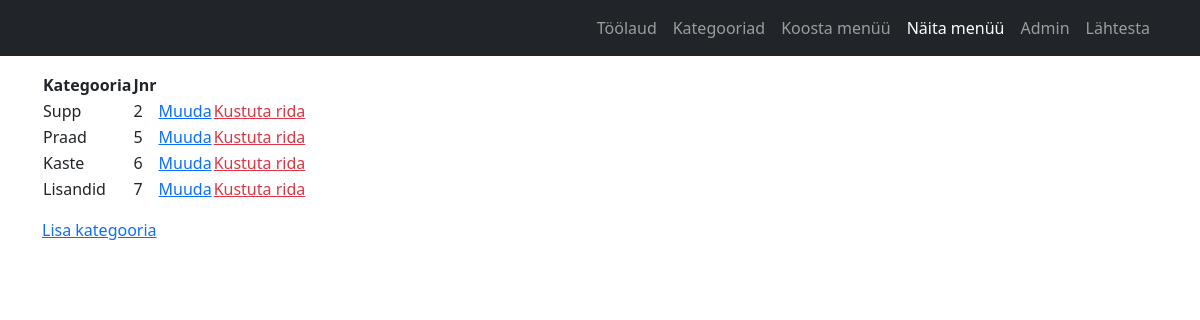
The page /bistrooapp_admin/category/ on the database its author committed.
### bistrooapp_admin/models.py (models this page shows, shortened)
class Category(models.Model):
    category_name = models.CharField(max_length=100, unique=True)
    category_sort_id = models.PositiveIntegerField()
    class Meta: # on Country alam klass
        ordering = ["category_sort_id"]  # sorteerib tabeli
        verbose_name_plural = "categori_names" # et nätaks mitmuses

### bistrooapp_admin/views.py (the view)
# urls.py: path("category/", views.CategoryListView.as_view(), name="category"),
class CategoryListView(ListView):
    template_name = "bistrooapp_admin/category.html"
    model = Category
    context_object_name = "categories"

### bistrooapp_admin/templates/bistrooapp_admin/category.html (shortened to what this page needs)
{% extends "base_admin.html" %}
{% block content %}
    <div>
        <div class="mt-3">
        <table>
            <thead>
            <tr>
                <th>Kategooria</th>
                <th>Jnr</th>
            </tr>
            </thead>
            <tbody>
            {% for category in categories %}
                <tr>
                    <td>{{ category.category_name }}</td>
                    <td>{{ category.category_sort_id }}</td>
                    <td><a href="{% url "bistrooapp_admin:category_update" pk=category.id %}">Muuda</a></td>
                    <td><a href="{% url "bistrooapp_admin:category_delete" pk=category.id %}" class="text-danger">Kustuta
                        rida</a></td>
                    </tr>
            {% endfor %}
            </tbody>
        </table>
        <a href="{% url "bistrooapp_admin:category_create" %}">Lisa kategooria</a>
        </div>
    </div>
{% endblock %}

### rows shown on the page
Category: category_name "Supp", category_sort_id "2"
Category: category_name "Praad", category_sort_id "5"
Category: category_name "Kaste", category_sort_id "6"
Category: category_name "Lisandid", category_sort_id "7"
